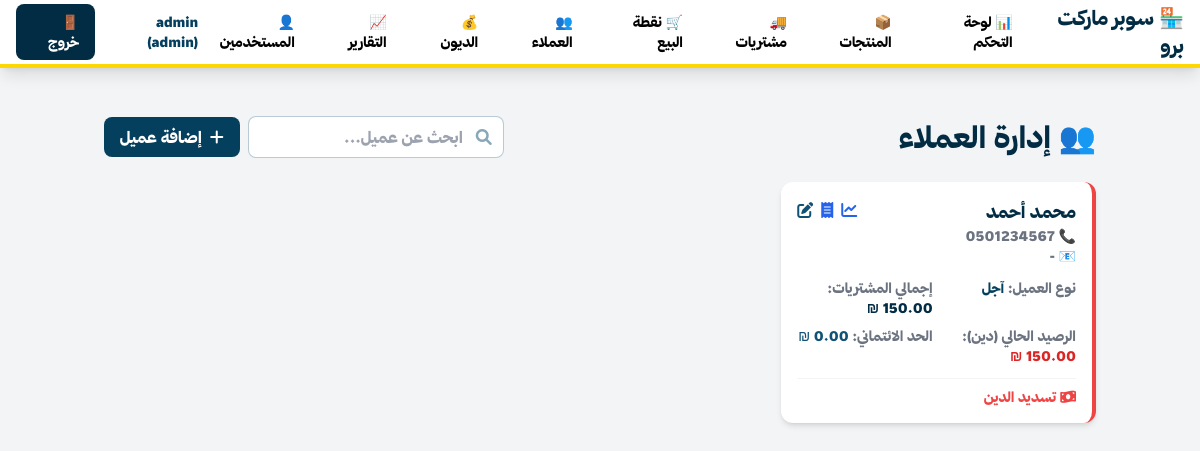
The page /customers (signed in) on the database its author committed.
### models.py (models this page shows)
class User(UserMixin, db.Model):
    __tablename__ = 'users'
    id = db.Column(db.Integer, primary_key=True)
    username = db.Column(db.String(100), unique=True, nullable=False)
    email = db.Column(db.String(120))
    password_hash = db.Column(db.String(255), nullable=False)
    role = db.Column(db.String(50))
    phone = db.Column(db.String(20))
    is_active = db.Column(db.Boolean, default=True)
    last_login = db.Column(db.DateTime)

class Customer(db.Model):
    __tablename__ = 'customers'
    id = db.Column(db.Integer, primary_key=True)
    name = db.Column(db.String(200), nullable=False)
    phone = db.Column(db.String(50))
    email = db.Column(db.String(120))
    address = db.Column(db.Text)
    customer_type = db.Column(db.String(50))  # cash / credit
    credit_limit = db.Column(db.Float, default=0)
    current_balance = db.Column(db.Float, default=0)
    wallet_balance = db.Column(db.Float, default=0)
    total_purchases = db.Column(db.Float, default=0)
    invoice_count = db.Column(db.Integer, default=0)
    last_purchase_date = db.Column(db.DateTime)
    invoices = db.relationship('SaleInvoice', backref='customer', lazy=True)

### app.py (the view)
@app.route('/customers')
@login_required
def customers():
    customers = Customer.query.all()
    return render_template('customers.html', customers=customers)

### app.py (called while the page is built)
@login_manager.user_loader
def load_user(user_id):
    return User.query.get(int(user_id))

@app.context_processor
def utility_processor():
    from datetime import date, timedelta
    return dict(now=datetime.now, timedelta=timedelta, date=date)

### templates/customers.html (shortened to what this page needs)
{% extends 'base.html' %}
{% block content %}
<div class="font-cairo">
    <div class="flex flex-col md:flex-row justify-between items-center mb-6 gap-4">
        <h1 class="text-3xl font-bold text-brand-dark">👥 إدارة العملاء</h1>
        <div class="flex items-center gap-2 w-full md:w-auto">
            <div class="relative flex-grow md:w-64">
                <input type="text" id="customerSearch" placeholder="ابحث عن عميل..."
                    class="w-full px-4 py-2 pr-10 border border-brand-secondary/30 rounded-lg focus:outline-none focus:ring-2 focus:ring-brand-gold focus:border-transparent transition">
                <div class="absolute inset-y-0 right-0 pr-3 flex items-center pointer-events-none">
                </div>
            </div>
            <a href="{{ url_for('add_customer') }}" class="bg-brand-primary hover:bg-brand-dark text-white px-4 py-2 rounded-lg transition flex items-center gap-2 whitespace-nowrap">
                <i class="fas fa-plus"></i> إضافة عميل
            </a>
        </div>
    </div>
    <div class="grid grid-cols-1 md:grid-cols-2 lg:grid-cols-3 gap-6" id="customerGrid">
        {% for customer in customers %}
        <div class="customer-card bg-white rounded-xl shadow-md p-4 transition hover:shadow-lg border-r-4 {% if customer.current_balance > 0 %}border-red-500{% else %}border-brand-gold{% endif %}"
             data-name="{{ customer.name }}" data-phone="{{ customer.phone }}" data-id="{{ customer.id }}">
            <div class="flex justify-between items-start">
                <div>
                    <h3 class="text-lg font-bold text-brand-dark">{{ customer.name }}</h3>
                    <p class="text-gray-500 text-sm">📞 {{ customer.phone }}</p>
                    <p class="text-gray-500 text-sm">📧 {{ customer.email or '-' }}</p>
                </div>
                <div class="flex gap-2">
                    <a href="{{ url_for('customer_activity', customer_id=customer.id) }}"
                       class="text-blue-600 hover:text-blue-800" title="سجل الحركات">
                        <i class="fas fa-chart-line"></i>
                    </a>
                    <button onclick="showCustomerInvoices({{ customer.id }})"
                            class="text-blue-600 hover:text-blue-800 transition" title="تفاصيل المشتريات">
                        <i class="fas fa-receipt"></i>
                    </button>
                    <a href="{{ url_for('edit_customer', id=customer.id) }}" class="text-brand-secondary hover:text-brand-gold transition">
                        <i class="fas fa-edit"></i>
                    </a>
                </div>
            </div>
            <div class="mt-3 grid grid-cols-2 gap-2 text-sm">
                <div>
                    <span class="text-gray-500">نوع العميل:</span>
                    <span class="font-semibold {% if customer.customer_type == 'credit' %}text-brand-primary{% endif %}">
                        {{ 'آجل' if customer.customer_type == 'credit' else 'نقدي' }}
                    </span>
                </div>
                <div>
                    <span class="text-gray-500">إجمالي المشتريات:</span>
                    <span class="font-semibold text-brand-dark">{{ "{:,.2f}".format(customer.total_purchases) }} ₪</span>
                </div>
                {% if customer.current_balance > 0 %}
                <div>
                    <span class="text-gray-500">الرصيد الحالي (دين):</span>
                    <span class="font-semibold text-red-600">{{ "{:,.2f}".format(customer.current_balance) }} ₪</span>
                </div>
                <div>
                    <span class="text-gray-500">الحد الائتماني:</span>
                    <span class="text-brand-secondary">{{ "{:,.2f}".format(customer.credit_limit) }} ₪</span>
                </div>
                {% endif %}
            </div>
            {% if customer.current_balance > 0 %}
            <div class="mt-3 pt-2 border-t border-gray-100">
                <a href="{{ url_for('debts') }}" class="text-sm text-red-500 font-bold hover:underline flex items-center gap-1">
                    <i class="fas fa-money-bill-wave"></i> تسديد الدين
                </a>
            </div>
            {% endif %}
        </div>
        {% endfor %}
    </div>
</div>
{% endblock %}

### templates/base.html (shortened to what this page needs)
<!DOCTYPE html>
<html lang="ar" dir="rtl">
<head>
    <script src="https://cdn.tailwindcss.com"></script>
    <link href="https://cdnjs.cloudflare.com/ajax/libs/font-awesome/6.0.0/css/all.min.css" rel="stylesheet">
</head>
<body class="bg-gray-100 font-thmanyah">
    {% if current_user.is_authenticated %}
    <nav class="bg-white shadow-lg mb-6 border-b-4 border-brand-gold">
        <div class="max-w-7xl mx-auto px-4">
            <div class="flex justify-between items-center h-16">
                <div class="flex items-center space-x-4 space-x-reverse">
                    <span class="text-xl font-bold text-brand-dark">🏪 سوبر ماركت برو</span>
                    <div class="hidden lg:flex space-x-4 space-x-reverse">
                        <a href="{{ url_for('dashboard') }}" class="px-3 py-2 rounded-md text-sm font-medium hover:bg-brand-gold hover:text-brand-dark transition-colors">📊 لوحة التحكم</a>
                        {% if current_user.role in ['admin', 'inventory_manager'] %}
                        <a href="{{ url_for('products') }}" class="px-3 py-2 rounded-md text-sm font-medium hover:bg-brand-gold hover:text-brand-dark transition-colors">📦 المنتجات</a>
                        <a href="{{ url_for('incoming') }}" class="px-3 py-2 rounded-md text-sm font-medium hover:bg-brand-gold hover:text-brand-dark transition-colors">🚚 مشتريات</a>
                        {% endif %}
                        {% if current_user.role in ['admin', 'cashier'] %}
                        <a href="{{ url_for('pos') }}" class="px-3 py-2 rounded-md text-sm font-medium hover:bg-brand-gold hover:text-brand-dark transition-colors">🛒 نقطة البيع</a>
                        {% endif %}
                        <a href="{{ url_for('customers') }}" class="px-3 py-2 rounded-md text-sm font-medium hover:bg-brand-gold hover:text-brand-dark transition-colors">👥 العملاء</a>
                        <a href="{{ url_for('debts') }}" class="px-3 py-2 rounded-md text-sm font-medium hover:bg-brand-gold hover:text-brand-dark transition-colors">💰 الديون</a>
                        <a href="{{ url_for('reports') }}" class="px-3 py-2 rounded-md text-sm font-medium hover:bg-brand-gold hover:text-brand-dark transition-colors">📈 التقارير</a>
                        {% if current_user.role == 'admin' %}
                        <a href="{{ url_for('users') }}" class="px-3 py-2 rounded-md text-sm font-medium hover:bg-brand-gold hover:text-brand-dark transition-colors">👤 المستخدمين</a>
                        {% endif %}
                    </div>
                </div>
                <div class="flex items-center space-x-4 space-x-reverse">
                    <div class="hidden sm:flex items-center space-x-4 space-x-reverse">
                        <span class="text-sm text-brand-primary font-bold">
                            {{ current_user.username }} ({{ current_user.role }})
                        </span>
                        <a href="{{ url_for('logout') }}" class="bg-brand-dark hover:bg-brand-primary text-white px-4 py-2 rounded-lg text-sm transition">
                            🚪 خروج
                        </a>
                    </div>
                </div>
            </div>
        </div>
    </nav>
    {% endif %}
    <div class="container mx-auto px-4 py-6">
        {% block content %}{% endblock %}
    </div>
</body>
</html>

### templates/base.html (style rules this page uses)
* { font-family: 'Thmanyah', sans-serif; }

### rows shown on the page
User: username "admin", role "admin"
Customer: name "محمد أحمد", phone "0501234567", email "-", customer_type "آجل"
